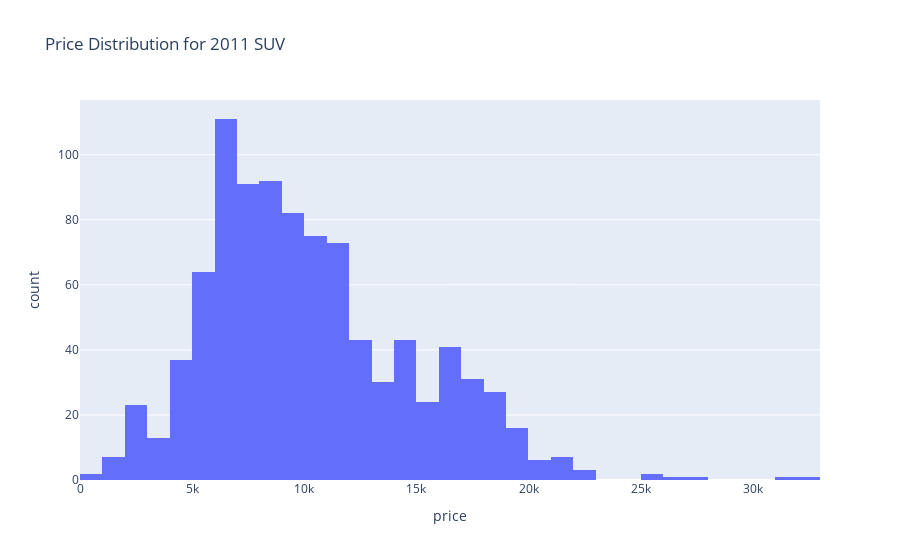
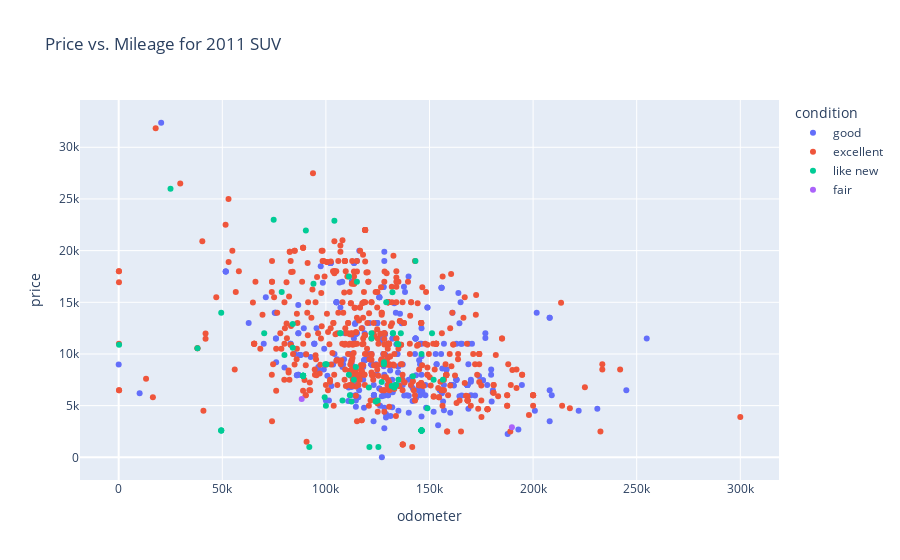

The cell these charts' notebook holds for them, in order:
### Code cell
interact(
    update_plots, 
    model_year=IntSlider(min=df['model_year'].min(), max=df['model_year'].max(), step=1, value=df['model_year'].median()),
    vehicle_type=Dropdown(options=df['type'].unique(), value=df['type'].unique()[0]),
    fuel_type=Dropdown(options=df['fuel'].unique(), value=df['fuel'].unique()[0]),
    transmission_type=Dropdown(options=df['transmission'].unique(), value=df['transmission'].unique()[0])
)

### Figure 1 — Plotly figure (JSON) as saved in the notebook; plotly's stock layout.template omitted (floating-point values rounded to 4 significant figures; data arrays with more than 128 entries replaced by an {"elided": "..."} marker saying what was removed)
{"data": [{"alignmentgroup": "True", "bingroup": "x", "hovertemplate": "price=%{x}<br>count=%{y}<extra></extra>", "legendgroup": "", "marker": {"color": "#636efa", "pattern": {"shape": ""}}, "name": "", "offsetgroup": "", "orientation": "v", "showlegend": false, "type": "histogram", "x": {"elided": "947 int values"}, "xaxis": "x", "yaxis": "y"}], "layout": {"barmode": "relative", "legend": {"tracegroupgap": 0}, "title": {"text": "Price Distribution for 2011 SUV"}, "xaxis": {"anchor": "y", "domain": [0, 1], "title": {"text": "price"}}, "yaxis": {"anchor": "x", "domain": [0, 1], "title": {"text": "count"}}}}

### Figure 2 — Plotly figure (JSON) as saved in the notebook; plotly's stock layout.template omitted (floating-point values rounded to 4 significant figures; data arrays with more than 128 entries replaced by an {"elided": "..."} marker saying what was removed)
{"data": [{"hovertemplate": "condition=good<br>odometer=%{x}<br>price=%{y}<extra></extra>", "legendgroup": "good", "marker": {"color": "#636efa", "symbol": "circle"}, "mode": "markers", "name": "good", "orientation": "v", "showlegend": true, "type": "scatter", "x": {"elided": "328 float values"}, "xaxis": "x", "y": {"elided": "328 int values"}, "yaxis": "y"}, {"hovertemplate": "condition=excellent<br>odometer=%{x}<br>price=%{y}<extra></extra>", "legendgroup": "excellent", "marker": {"color": "#EF553B", "symbol": "circle"}, "mode": "markers", "name": "excellent", "orientation": "v", "showlegend": true, "type": "scatter", "x": {"elided": "539 float values"}, "xaxis": "x", "y": {"elided": "539 int values"}, "yaxis": "y"}, {"hovertemplate": "condition=like new<br>odometer=%{x}<br>price=%{y}<extra></extra>", "legendgroup": "like new", "marker": {"color": "#00cc96", "symbol": "circle"}, "mode": "markers", "name": "like new", "orientation": "v", "showlegend": true, "type": "scatter", "x": [122000, 128000, 128000, 100000, 111581, 89000, 89000, 132124, 133007, 108000, 80000, 90325, 134952, 184, 89000, 89000, 84000, 49479, 126900.0, 131742, 92000, 89000, 94000, 149000, 121000, 125300.0, 133400, 133857, 38000, 78671, 134429, 111122, 107000, 142000, 107000, 99413, 113500, 100323, 143216, 152000, 104097, 132342, 120738, 129124, 114974, 136166, 132342, 49479, 49479, 25000, 146149, 122000, 125000, 84000, 114500.0, 99696, 146149, 146149, 146149, 146149, 70222, 146149, 146149, 146149, 146149, 146149, 89000, 151211, 74795, 89000, 146149, 49479, 146149, 135000, 124000, 112376, 156481, 111088], "xaxis": "x", "y": [11500, 9000, 9200, 4999, 5995, 7900, 7900, 15980, 6750, 5499, 9900, 21950, 10950, 10900, 7900, 7900, 12900, 2599, 7299, 6895, 1000, 7900, 16800, 4750, 1000, 1000, 6990, 6990, 10563, 15995, 10999, 17490, 11999, 7850, 11999, 5800, 7495, 9000, 18999, 7500, 22900, 11999, 6750, 14995, 16988, 11995, 11999, 13997, 2599, 25995, 2599, 11999, 5500, 10600, 8750, 8995, 2599, 2599, 2599, 2599, 11995, 2599, 2599, 2599, 9997, 2599, 7900, 11995, 22990, 7900, 2599, 2599, 2599, 7500, 5400, 5400, 7500, 7995], "yaxis": "y"}, {"hovertemplate": "condition=fair<br>odometer=%{x}<br>price=%{y}<extra></extra>", "legendgroup": "fair", "marker": {"color": "#ab63fa", "symbol": "circle"}, "mode": "markers", "name": "fair", "orientation": "v", "showlegend": true, "type": "scatter", "x": [189769, 88324], "xaxis": "x", "y": [2900, 5650], "yaxis": "y"}], "layout": {"legend": {"title": {"text": "condition"}, "tracegroupgap": 0}, "title": {"text": "Price vs. Mileage for 2011 SUV"}, "xaxis": {"anchor": "y", "domain": [0, 1], "title": {"text": "odometer"}}, "yaxis": {"anchor": "x", "domain": [0, 1], "title": {"text": "price"}}}}
